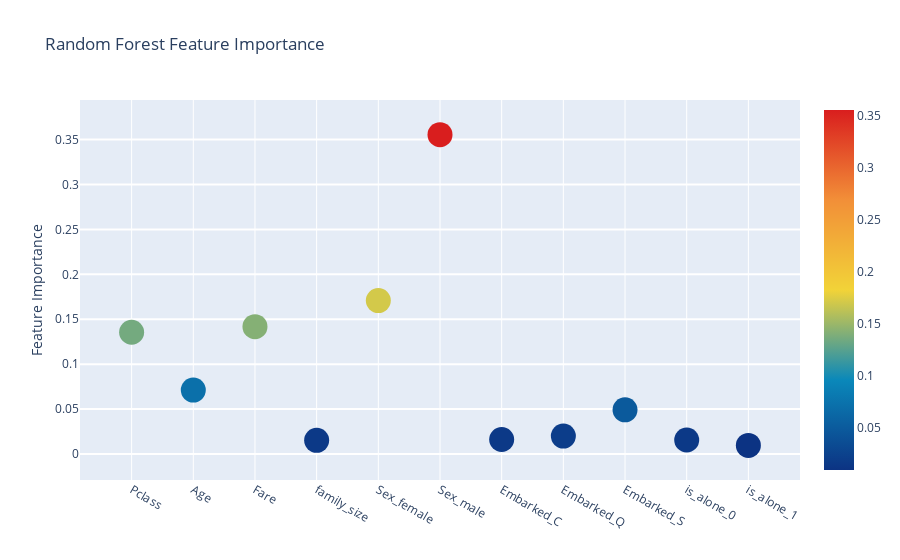

This figure's notebook cell:
### Code cell
#model.feature_importances_
import plotly.graph_objs as go
import plotly.offline as py


trace = go.Scatter(y = feature_dataframe['Random Forest feature importances'].values,
                  x = feature_dataframe['features'].values,
                  mode = 'markers',
                  marker = dict(sizemode = 'diameter', sizeref = 1,size = 25,
                                color = feature_dataframe['Random Forest feature importances'].values,
                                colorscale='Portland',showscale=True),
                  text = feature_dataframe['features'].values)
layout = go.Layout(
    autosize= True,
    title= 'Random Forest Feature Importance',
    hovermode= 'closest',
    yaxis=dict(
        title= 'Feature Importance',
        ticklen= 5,
        gridwidth= 2
    ),
    showlegend= False
)
fig = go.Figure(data=[trace], layout=layout)
py.iplot(fig,filename='scatter2010')

### Figure 1 — Plotly figure (JSON) as saved in the notebook; plotly's stock layout.template omitted (floating-point values rounded to 4 significant figures)
{"data": [{"marker": {"color": [0.1355, 0.07113, 0.1418, 0.01518, 0.1708, 0.3556, 0.01604, 0.01984, 0.04914, 0.0155, 0.009531], "colorscale": [[0, "rgb(12,51,131)"], [0.25, "rgb(10,136,186)"], [0.5, "rgb(242,211,56)"], [0.75, "rgb(242,143,56)"], [1, "rgb(217,30,30)"]], "showscale": true, "size": 25, "sizemode": "diameter", "sizeref": 1}, "mode": "markers", "text": ["Pclass", "Age", "Fare", "family_size", "Sex_female", "Sex_male", "Embarked_C", "Embarked_Q", "Embarked_S", "is_alone_0", "is_alone_1"], "type": "scatter", "x": ["Pclass", "Age", "Fare", "family_size", "Sex_female", "Sex_male", "Embarked_C", "Embarked_Q", "Embarked_S", "is_alone_0", "is_alone_1"], "y": [0.1355, 0.07113, 0.1418, 0.01518, 0.1708, 0.3556, 0.01604, 0.01984, 0.04914, 0.0155, 0.009531]}], "layout": {"autosize": true, "hovermode": "closest", "showlegend": false, "title": {"text": "Random Forest Feature Importance"}, "yaxis": {"gridwidth": 2, "ticklen": 5, "title": {"text": "Feature Importance"}}}}
